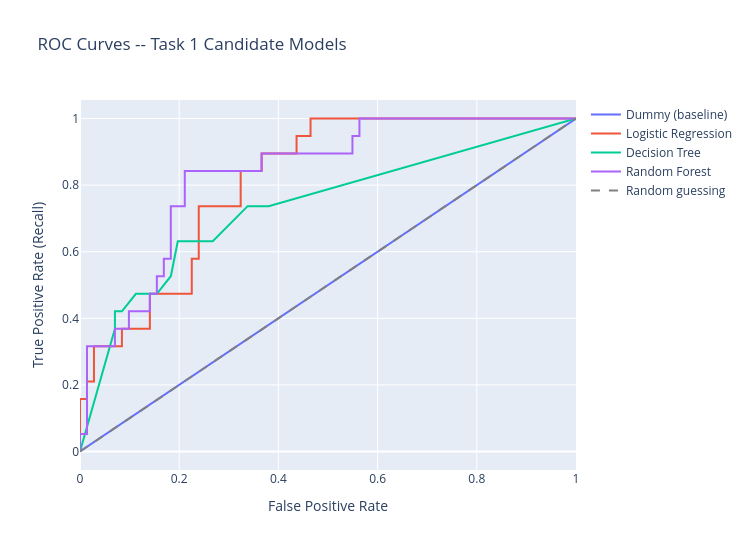

The notebook cell this image was saved under:
### Markdown cell above
### ROC curves — all four models on one chart

Every curve plots the True Positive Rate (recall) against the False Positive Rate across every possible decision threshold, not just the default 0.5 cutoff used for the table above. A curve that bows further toward the top-left corner is a better classifier at every threshold; the diagonal dashed line is what random guessing would look like.

### Code cell
fig = go.Figure()

for model_name, (fpr, tpr) in roc_curves.items():
    fig.add_trace(go.Scatter(x=fpr, y=tpr, mode="lines", name=model_name))

fig.add_trace(go.Scatter(
    x=[0, 1], y=[0, 1], mode="lines", name="Random guessing",
    line=dict(dash="dash", color="gray"),
))

fig.update_layout(
    title="ROC Curves -- Task 1 Candidate Models",
    xaxis_title="False Positive Rate",
    yaxis_title="True Positive Rate (Recall)",
    width=750, height=550,
)
fig.show()

### Figure 1 — Plotly figure (JSON) as saved in the notebook; plotly's stock layout.template omitted (floating-point values rounded to 4 significant figures)
{"data": [{"mode": "lines", "name": "Dummy (baseline)", "type": "scatter", "x": [0.0, 1.0], "y": [0.0, 1.0]}, {"mode": "lines", "name": "Logistic Regression", "type": "scatter", "x": [0.0, 0.0, 0.0, 0.01408, 0.01408, 0.02817, 0.02817, 0.08451, 0.08451, 0.1408, 0.1408, 0.2254, 0.2254, 0.2394, 0.2394, 0.3239, 0.3239, 0.3662, 0.3662, 0.4366, 0.4366, 0.4648, 0.4648, 1.0], "y": [0.0, 0.05263, 0.1579, 0.1579, 0.2105, 0.2105, 0.3158, 0.3158, 0.3684, 0.3684, 0.4737, 0.4737, 0.5789, 0.5789, 0.7368, 0.7368, 0.8421, 0.8421, 0.8947, 0.8947, 0.9474, 0.9474, 1.0, 1.0]}, {"mode": "lines", "name": "Decision Tree", "type": "scatter", "x": [0.0, 0.07042, 0.07042, 0.08451, 0.1127, 0.1268, 0.1549, 0.1831, 0.1972, 0.2535, 0.2676, 0.338, 0.3803, 1.0], "y": [0.0, 0.3684, 0.4211, 0.4211, 0.4737, 0.4737, 0.4737, 0.5263, 0.6316, 0.6316, 0.6316, 0.7368, 0.7368, 1.0]}, {"mode": "lines", "name": "Random Forest", "type": "scatter", "x": [0.0, 0.0, 0.01408, 0.01408, 0.07042, 0.07042, 0.09859, 0.09859, 0.1408, 0.1408, 0.1549, 0.1549, 0.169, 0.169, 0.1831, 0.1831, 0.2113, 0.2113, 0.3662, 0.3662, 0.5493, 0.5493, 0.5634, 0.5634, 0.9155, 1.0], "y": [0.0, 0.05263, 0.05263, 0.3158, 0.3158, 0.3684, 0.3684, 0.4211, 0.4211, 0.4737, 0.4737, 0.5263, 0.5263, 0.5789, 0.5789, 0.7368, 0.7368, 0.8421, 0.8421, 0.8947, 0.8947, 0.9474, 0.9474, 1.0, 1.0, 1.0]}, {"line": {"color": "gray", "dash": "dash"}, "mode": "lines", "name": "Random guessing", "type": "scatter", "x": [0, 1], "y": [0, 1]}], "layout": {"height": 550, "title": {"text": "ROC Curves -- Task 1 Candidate Models"}, "width": 750, "xaxis": {"title": {"text": "False Positive Rate"}}, "yaxis": {"title": {"text": "True Positive Rate (Recall)"}}}}
